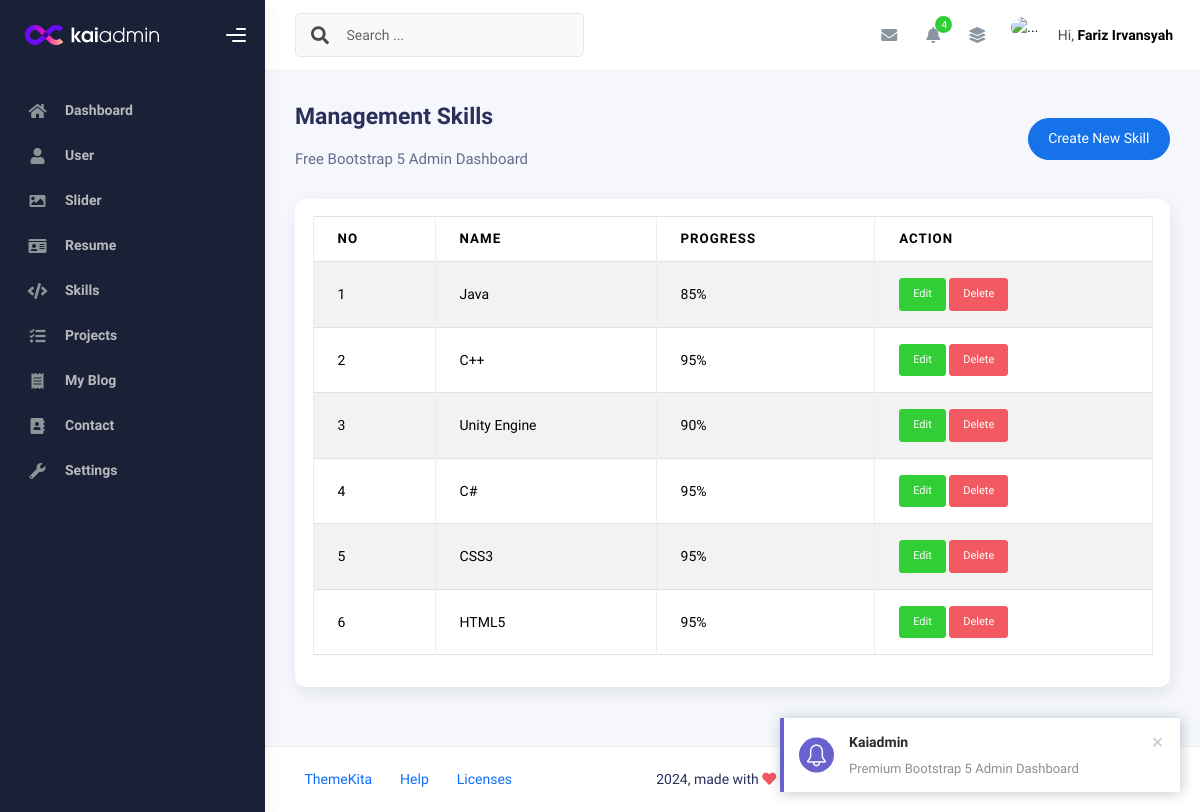
The page /admin/app.php?page=skills (signed in) on the database its author committed.
### tables this page shows
CREATE TABLE `skills` (
  `id` int(11) NOT NULL,
  `name` varchar(50) NOT NULL,
  `progress` int(3) NOT NULL,
  `created_at` timestamp NOT NULL DEFAULT current_timestamp(),
  `updated-at` timestamp NULL DEFAULT NULL ON UPDATE current_timestamp()
);

### admin/skills.php (the view, shortened to what this page needs)
<?php
$query = mysqli_query($conn, "SELECT * FROM skills ORDER BY id DESC");
$rows = mysqli_fetch_all($query, MYSQLI_ASSOC);
?>
<div class="d-flex align-items-left align-items-md-center flex-column flex-md-row pt-2 pb-4">
  <div>
    <h3 class="fw-bold mb-3">Management Skills</h3>
    <h6 class="op-7 mb-2">Free Bootstrap 5 Admin Dashboard</h6>
  </div>
  <div class="ms-md-auto py-2 py-md-0">
    <a href="app.php?page=create-skill" class="btn btn-primary btn-round">Create New Skill</a>
  </div>
</div>
<div class="row">
  <div class="col-sm-6 col-md-12">
    <div class="card">
      <div class="card-body">
        <table class="table table-bordered table-striped">
          <thead>
            <tr>
              <th>No</th>
              <th>Name</th>
              <th>Progress</th>
              <th>Action</th>
            </tr>
          </thead>
          <tbody>
            <?php foreach ($rows as $index => $row): ?>
              <tr>
                <td><?php echo $index += 1 ?></td>
                <td><?php echo $row['name'] ?></td>
                <td><?php echo $row['progress'] . "%" ?></td>
                <td>
                  <a class="btn btn-success btn-sm" href="app.php?page=create-skill&edit=<?php echo $row['id'] ?>">Edit</a>
                  <a onclick="return confirm('Are you sure wanna delete this data?')" class="btn btn-danger btn-sm"
                    href="app.php?page=skills&delete=<?php echo $row['id'] ?>">Delete</a>
                </td>
              </tr>
            <?php endforeach ?>
          </tbody>
        </table>
      </div>
    </div>
  </div>
</div>

### rows shown on the page
skills: index "1", name "Java", progress "85"
skills: index "2", name "C++", progress "95"
skills: index "3", name "Unity Engine", progress "90"
skills: index "4", name "C#", progress "95"
skills: index "5", name "CSS3", progress "95"
skills: index "6", name "HTML5", progress "95"

### other values the page prints
$_SESSION['NAME'] "Fariz Irvansyah"
